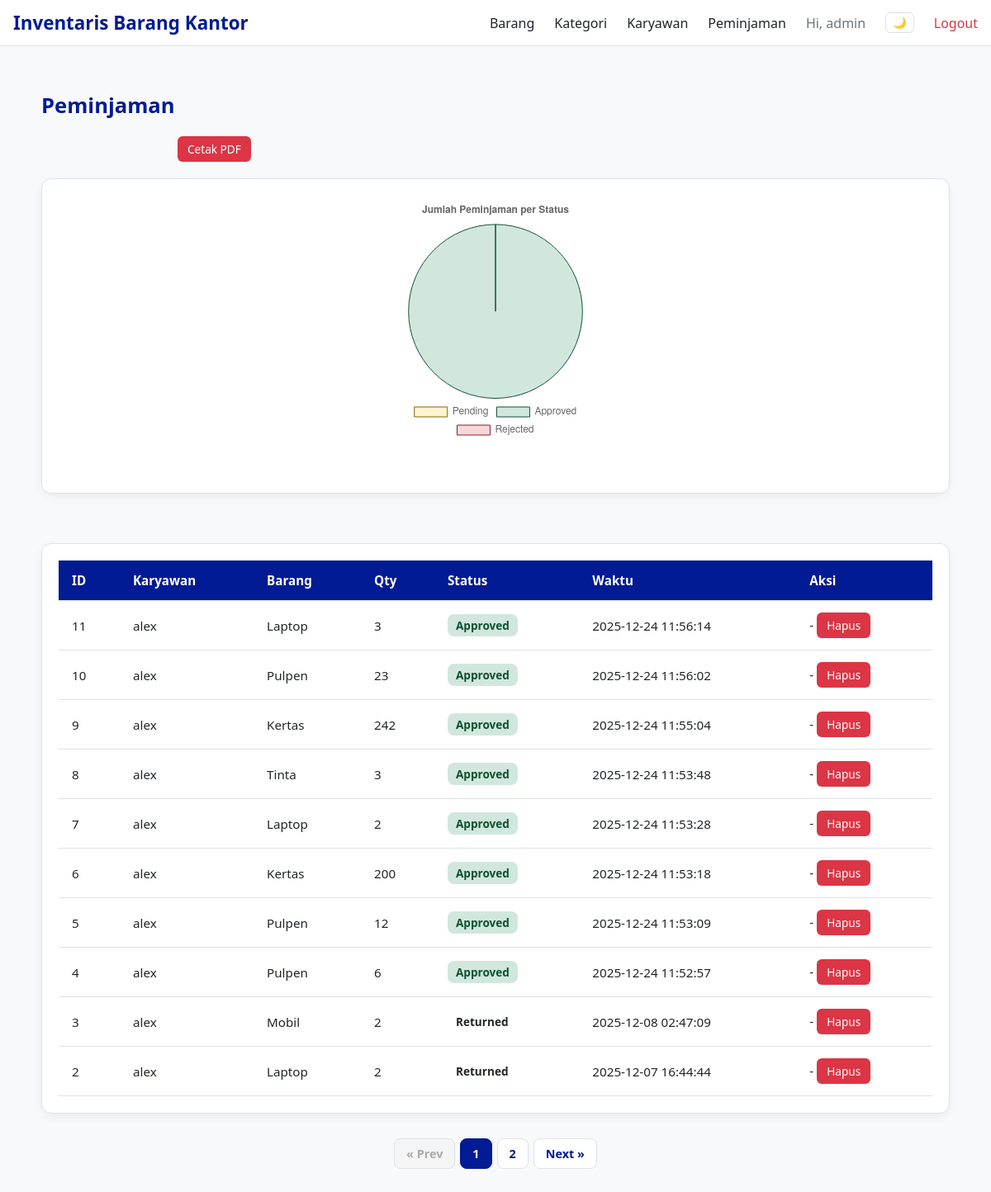
Before: /?url=admin/loans (signed in) with the older database file.
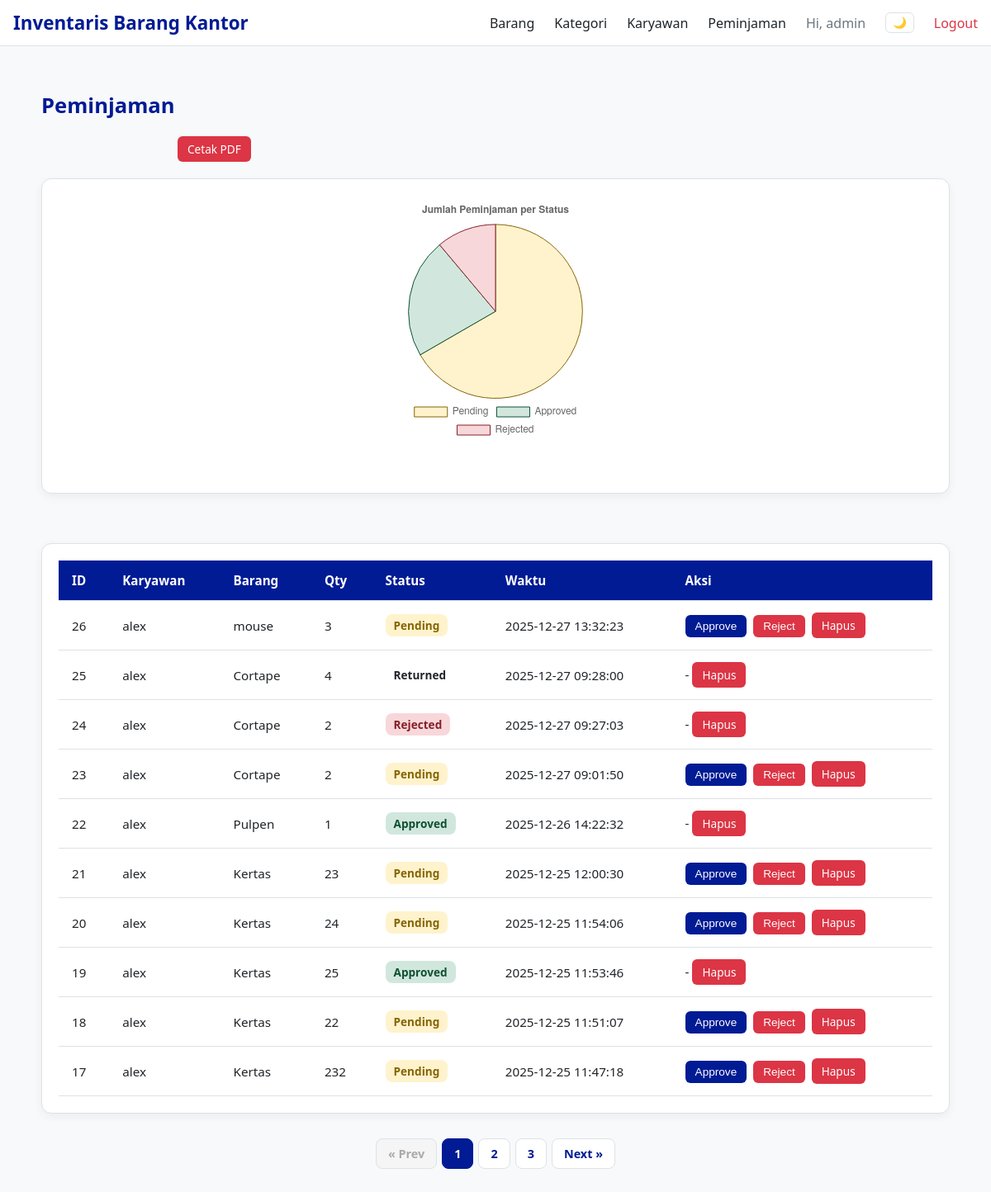
After: the same page with the newer database file.
### tables this page shows
CREATE TABLE `loans` (
  `id` int(11) NOT NULL,
  `employee_id` int(11) NOT NULL,
  `item_id` int(11) NOT NULL,
  `quantity` int(11) NOT NULL DEFAULT 1,
  `status` enum('pending','approved','rejected','returned') DEFAULT 'pending',
  `requested_at` timestamp NOT NULL DEFAULT current_timestamp(),
  `processed_at` datetime DEFAULT NULL
);

CREATE TABLE `employees` (
  `id` int(11) NOT NULL,
  `name` varchar(100) NOT NULL,
  `email` varchar(100) NOT NULL,
  `password` varchar(255) NOT NULL,
  `role` enum('admin','karyawan') NOT NULL DEFAULT 'karyawan',
  `created_at` timestamp NOT NULL DEFAULT current_timestamp()
);

CREATE TABLE `items` (
  `id` int(11) NOT NULL,
  `category_id` int(11) NOT NULL,
  `name` varchar(150) NOT NULL,
  `quantity` int(11) NOT NULL DEFAULT 0,
  `description` text DEFAULT NULL,
  `condition` enum('bagus','rusak') NOT NULL DEFAULT 'bagus'
);

### app/controllers/AdminController.php (called while the page is built, shortened)
<?php
require_once __DIR__.'/../models/Loan.php';
class AdminController {
   public function loans()
{
    $loanModel = new loan();
    $limit = 10;
    $page = isset($_GET['page']) ? (int)$_GET['page'] : 1;
    $page = max($page, 1);
    $offset = ($page - 1) * $limit;
    $totalLoans = $loanModel->countAll();
    $totalPages = ceil($totalLoans / $limit);
    $loans = $loanModel->getPaginated($limit, $offset);
    require __DIR__ . '/../views/admin/loans.php';
}
}

### config/database.php (called while the page is built)
<?php
return [ 'host'=>'127.0.0.1','db'=>'inventaris12','user'=>'root','pass'=>'','charset'=>'utf8mb4' ];

### app/models/Model.php (called while the page is built, shortened)
<?php
class Model
{
    public function __construct()
    {
        $cfg = require __DIR__ . '/../../config/database.php';
        $dsn = "mysql:host={$cfg['host']};dbname={$cfg['db']};charset={$cfg['charset']}";
        $this->pdo = new PDO(
            $dsn,
            $cfg['user'],
            $cfg['pass'],
            [
                PDO::ATTR_ERRMODE => PDO::ERRMODE_EXCEPTION
            ]
        );
    }
}

### app/models/Loan.php (called while the page is built, shortened)
<?php
require_once __DIR__ . '/Model.php';
class Loan extends Model
{
public function getPaginated($limit, $offset)
{
    $stmt = $this->pdo->prepare("
        SELECT loans.*, employees.name AS employee_name, items.name AS item_name
        FROM loans
        JOIN employees ON loans.employee_id = employees.id
        JOIN items ON loans.item_id = items.id
        ORDER BY loans.requested_at DESC
        LIMIT :limit OFFSET :offset
    ");
    $stmt->bindValue(':limit', $limit, PDO::PARAM_INT);
    $stmt->bindValue(':offset', $offset, PDO::PARAM_INT);
    $stmt->execute();
    return $stmt->fetchAll(PDO::FETCH_ASSOC);
}
public function countAll()
{
    return $this->pdo->query("SELECT COUNT(*) FROM loans")->fetchColumn();
}
}

### app/views/admin/loans.php (the view, shortened to what this page needs)
<?php require __DIR__.'/../layout/header.php'; ?>
<div class="page-header">
  <h3>Peminjaman</h3>
</div>
<a href="?url=admin/loansPrint" target="_blank" class="btn-sm btn-danger" style="margin-left:215px; margin-bottom:20px;">Cetak PDF</a>
<div class="table-wrapper">
  <canvas id="loanChart"></canvas>
</div>
<?php
$statuses = ['pending'=>0, 'approved'=>0, 'rejected'=>0];
foreach ($loans as $l) {
    $status = strtolower($l['status']);
    if(isset($statuses[$status])) $statuses[$status]++;
}
?>
<script>
const ctx = document.getElementById('loanChart').getContext('2d');
const loanChart = new Chart(ctx, {
    type: 'pie',
    data: {
        labels: ['Pending', 'Approved', 'Rejected'],
        datasets: [{
            data: [
                <?= $statuses['pending'] ?>,
                <?= $statuses['approved'] ?>,
                <?= $statuses['rejected'] ?>
            ],
            backgroundColor: ['#fff3cd','#d1e7dd','#f8d7da'],
            borderColor: ['#856404','#0f5132','#842029'],
            borderWidth: 1
        }]
    },
    options: {
        responsive: true,
        plugins: {
            title: { display: true, text: 'Jumlah Peminjaman per Status' },
            legend: { position: 'bottom' }
        }
    }
});
</script>
<div class="table-wrapper">
  <table>
    <thead>
      <tr>
        <th>ID</th>
        <th>Karyawan</th>
        <th>Barang</th>
        <th>Qty</th>
        <th>Status</th>
        <th>Waktu</th>
        <th>Aksi</th>
      </tr>
    </thead>
    <tbody>
      <?php foreach ($loans as $l): ?>
        <tr>
          <td><?= $l['id'] ?></td>
          <td><?= htmlspecialchars($l['employee_name']) ?></td>
          <td><?= htmlspecialchars($l['item_name']) ?></td>
          <td><?= $l['quantity'] ?></td>
          <td><span class="status <?= strtolower($l['status']) ?>"><?= htmlspecialchars($l['status']) ?></span></td>
          <td><?= htmlspecialchars($l['requested_at']) ?></td>
          <td>
            <?php if ($l['status'] === 'pending'): ?>
              <form method="post" style="display:inline" action="?url=admin/validateLoan">
                <button name="action" value="approve" class="btn-sm btn-success">Approve</button>
                <button name="action" value="reject" class="btn-sm btn-danger">Reject</button>
              </form>
            <?php else: ?>
              -
            <?php endif; ?>
            <a class="btn-sm btn-danger" href="?url=admin/loanDelete&id=<?= $l['id'] ?>" onclick="return confirm('Yakin ingin menghapus data ini?')">Hapus</a>
          </td>
        </tr>
      <?php endforeach; ?>
    </tbody>
  </table>
</div>
<div class="pagination">
  <?php if ($page > 1): ?>
    <a href="?url=admin/loans&page=<?= $page - 1 ?>">« Prev</a>
  <?php else: ?>
    <span class="disabled">« Prev</span>
  <?php endif; ?>
  <?php for ($i=1; $i<=$totalPages; $i++): ?>
    <?php if ($i==$page): ?>
      <span class="active"><?= $i ?></span>
    <?php else: ?>
      <a href="?url=admin/loans&page=<?= $i ?>"><?= $i ?></a>
    <?php endif; ?>
  <?php endfor; ?>
  <?php if ($page < $totalPages): ?>
    <a href="?url=admin/loans&page=<?= $page + 1 ?>">Next »</a>
  <?php else: ?>
    <span class="disabled">Next »</span>
  <?php endif; ?>
</div>
<?php require __DIR__.'/../layout/footer.php'; ?>

Changed rows visible on the page:
no longer on this page (row unchanged): loans: id "11", employee.name "alex", item.name "Laptop", quantity "3", status "Approved", requested_at "2025-12-24 11:56:14"
no longer on this page (row unchanged): loans: id "10", employee.name "alex", item.name "Pulpen", quantity "23", status "Approved", requested_at "2025-12-24 11:56:02"
no longer on this page (row unchanged): loans: id "9", employee.name "alex", item.name "Kertas", quantity "242", status "Approved", requested_at "2025-12-24 11:55:04"
no longer on this page (row unchanged): loans: id "8", employee.name "alex", item.name "Tinta", quantity "3", status "Approved", requested_at "2025-12-24 11:53:48"
no longer on this page (row unchanged): loans: id "7", employee.name "alex", item.name "Laptop", quantity "2", status "Approved", requested_at "2025-12-24 11:53:28"
no longer on this page (row unchanged): loans: id "6", employee.name "alex", item.name "Kertas", quantity "200", status "Approved", requested_at "2025-12-24 11:53:18"
no longer on this page (row unchanged): loans: id "5", employee.name "alex", item.name "Pulpen", quantity "12", status "Approved", requested_at "2025-12-24 11:53:09"
no longer on this page (row unchanged): loans: id "4", employee.name "alex", item.name "Pulpen", quantity "6", status "Approved", requested_at "2025-12-24 11:52:57"
no longer on this page (row unchanged): loans: id "3", employee.name "alex", item.name "Mobil", quantity "2", status "Returned", requested_at "2025-12-08 02:47:09"
no longer on this page (row unchanged): loans: id "2", employee.name "alex", item.name "Laptop", quantity "2", status "Returned", requested_at "2025-12-07 16:44:44"
added loans: id "26", employee.name "alex", item.name "mouse", quantity "3", status "Pending", requested_at "2025-12-27 13:32:23"
added loans: id "25", employee.name "alex", item.name "Cortape", quantity "4", status "Returned", requested_at "2025-12-27 09:28:00"
added loans: id "24", employee.name "alex", item.name "Cortape", quantity "2", status "Rejected", requested_at "2025-12-27 09:27:03"
added loans: id "23", employee.name "alex", item.name "Cortape", quantity "2", status "Pending", requested_at "2025-12-27 09:01:50"
added loans: id "22", employee.name "alex", item.name "Pulpen", quantity "1", status "Approved", requested_at "2025-12-26 14:22:32"
added loans: id "21", employee.name "alex", item.name "Kertas", quantity "23", status "Pending", requested_at "2025-12-25 12:00:30"
added loans: id "20", employee.name "alex", item.name "Kertas", quantity "24", status "Pending", requested_at "2025-12-25 11:54:06"
added loans: id "19", employee.name "alex", item.name "Kertas", quantity "25", status "Approved", requested_at "2025-12-25 11:53:46"
added loans: id "18", employee.name "alex", item.name "Kertas", quantity "22", status "Pending", requested_at "2025-12-25 11:51:07"
added loans: id "17", employee.name "alex", item.name "Kertas", quantity "232", status "Pending", requested_at "2025-12-25 11:47:18"
Other visible differences:
chart data {{ $statuses['pending'] }}: 0 → 6
chart data {{ $statuses['approved'] }}: 8 → 2
chart data {{ $statuses['rejected'] }}: 0 → 1
new list line: "3"
